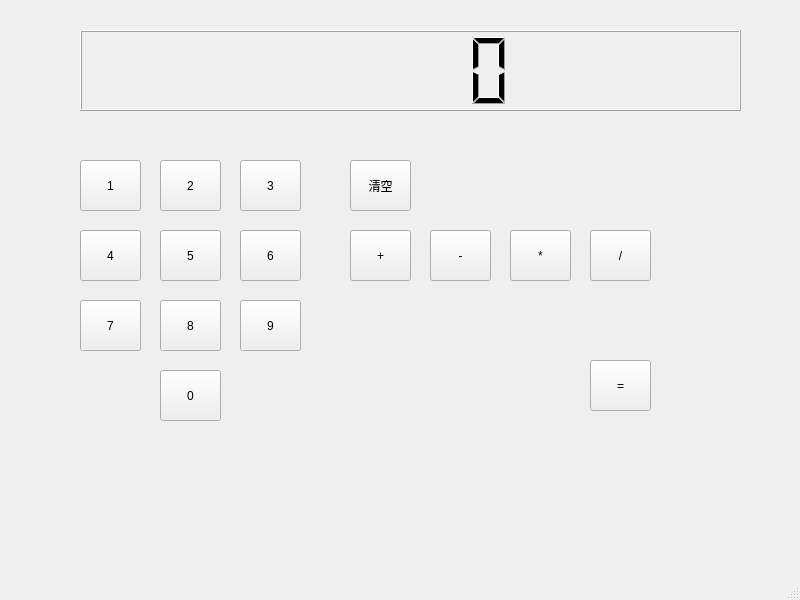
<?xml version="1.0" encoding="UTF-8"?>
<ui version="4.0">
 <class>MainWindow</class>
 <widget class="QMainWindow" name="MainWindow">
  <property name="geometry">
   <rect>
    <x>0</x>
    <y>0</y>
    <width>800</width>
    <height>600</height>
   </rect>
  </property>
  <property name="windowTitle">
   <string>MainWindow</string>
  </property>
  <widget class="QWidget" name="centralwidget">
   <widget class="QLCDNumber" name="lcdNumber">
    <property name="geometry">
     <rect>
      <x>80</x>
      <y>30</y>
      <width>661</width>
      <height>81</height>
     </rect>
    </property>
   </widget>
   <widget class="QPushButton" name="pushButton">
    <property name="geometry">
     <rect>
      <x>80</x>
      <y>160</y>
      <width>61</width>
      <height>51</height>
     </rect>
    </property>
    <property name="text">
     <string>1</string>
    </property>
   </widget>
   <widget class="QPushButton" name="pushButton_2">
    <property name="geometry">
     <rect>
      <x>160</x>
      <y>160</y>
      <width>61</width>
      <height>51</height>
     </rect>
    </property>
    <property name="text">
     <string>2</string>
    </property>
   </widget>
   <widget class="QPushButton" name="pushButton_3">
    <property name="geometry">
     <rect>
      <x>240</x>
      <y>160</y>
      <width>61</width>
      <height>51</height>
     </rect>
    </property>
    <property name="text">
     <string>3</string>
    </property>
   </widget>
   <widget class="QPushButton" name="pushButton_4">
    <property name="geometry">
     <rect>
      <x>80</x>
      <y>230</y>
      <width>61</width>
      <height>51</height>
     </rect>
    </property>
    <property name="text">
     <string>4</string>
    </property>
   </widget>
   <widget class="QPushButton" name="pushButton_5">
    <property name="geometry">
     <rect>
      <x>160</x>
      <y>230</y>
      <width>61</width>
      <height>51</height>
     </rect>
    </property>
    <property name="text">
     <string>5</string>
    </property>
   </widget>
   <widget class="QPushButton" name="pushButton_6">
    <property name="geometry">
     <rect>
      <x>240</x>
      <y>230</y>
      <width>61</width>
      <height>51</height>
     </rect>
    </property>
    <property name="text">
     <string>6</string>
    </property>
   </widget>
   <widget class="QPushButton" name="pushButton_7">
    <property name="geometry">
     <rect>
      <x>80</x>
      <y>300</y>
      <width>61</width>
      <height>51</height>
     </rect>
    </property>
    <property name="text">
     <string>7</string>
    </property>
   </widget>
   <widget class="QPushButton" name="pushButton_8">
    <property name="geometry">
     <rect>
      <x>160</x>
      <y>300</y>
      <width>61</width>
      <height>51</height>
     </rect>
    </property>
    <property name="text">
     <string>8</string>
    </property>
   </widget>
   <widget class="QPushButton" name="pushButton_9">
    <property name="geometry">
     <rect>
      <x>240</x>
      <y>300</y>
      <width>61</width>
      <height>51</height>
     </rect>
    </property>
    <property name="text">
     <string>9</string>
    </property>
   </widget>
   <widget class="QPushButton" name="pushButton_10">
    <property name="geometry">
     <rect>
      <x>160</x>
      <y>370</y>
      <width>61</width>
      <height>51</height>
     </rect>
    </property>
    <property name="text">
     <string>0</string>
    </property>
   </widget>
   <widget class="QPushButton" name="pushButton_11">
    <property name="geometry">
     <rect>
      <x>350</x>
      <y>230</y>
      <width>61</width>
      <height>51</height>
     </rect>
    </property>
    <property name="text">
     <string>+</string>
    </property>
   </widget>
   <widget class="QPushButton" name="pushButton_12">
    <property name="geometry">
     <rect>
      <x>430</x>
      <y>230</y>
      <width>61</width>
      <height>51</height>
     </rect>
    </property>
    <property name="text">
     <string>-</string>
    </property>
   </widget>
   <widget class="QPushButton" name="pushButton_13">
    <property name="geometry">
     <rect>
      <x>510</x>
      <y>230</y>
      <width>61</width>
      <height>51</height>
     </rect>
    </property>
    <property name="text">
     <string>*</string>
    </property>
   </widget>
   <widget class="QPushButton" name="pushButton_14">
    <property name="geometry">
     <rect>
      <x>590</x>
      <y>230</y>
      <width>61</width>
      <height>51</height>
     </rect>
    </property>
    <property name="text">
     <string>/</string>
    </property>
   </widget>
   <widget class="QPushButton" name="pushButton_15">
    <property name="geometry">
     <rect>
      <x>590</x>
      <y>360</y>
      <width>61</width>
      <height>51</height>
     </rect>
    </property>
    <property name="text">
     <string>=</string>
    </property>
   </widget>
   <widget class="QPushButton" name="pushButton_16">
    <property name="geometry">
     <rect>
      <x>350</x>
      <y>160</y>
      <width>61</width>
      <height>51</height>
     </rect>
    </property>
    <property name="text">
     <string>清空</string>
    </property>
   </widget>
  </widget>
  <widget class="QMenuBar" name="menubar">
   <property name="geometry">
    <rect>
     <x>0</x>
     <y>0</y>
     <width>800</width>
     <height>26</height>
    </rect>
   </property>
  </widget>
  <widget class="QStatusBar" name="statusbar"/>
 </widget>
 <resources/>
 <connections/>
</ui>
